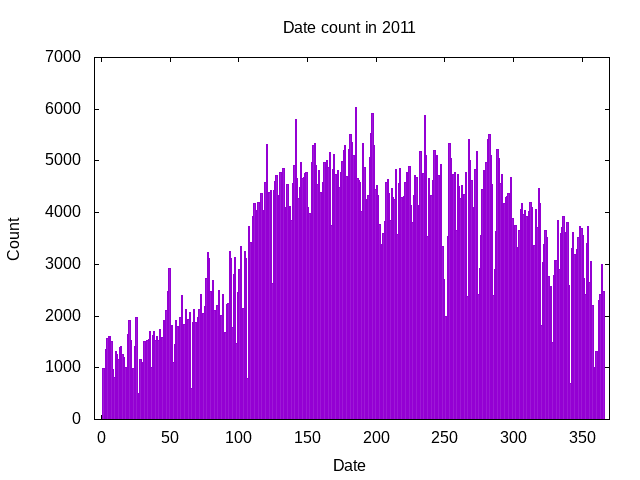

Source code (gnuplot):
set terminal png
set output "datedata-2011.png"
set style data histogram
set style histogram clustered gap 0.05
set style fill solid 0.9 border
set title "Date count in 2011"
set xrange [-5: 370]
set xlabel "Date"
set ylabel "Count"
plot "datedata-2011.dat" using 2 title ""